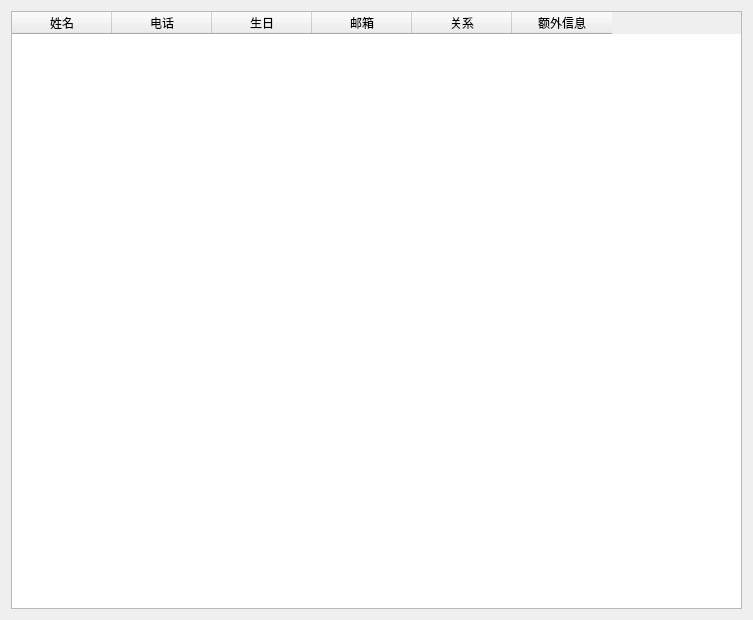
<?xml version="1.0" encoding="UTF-8"?>
<ui version="4.0">
 <class>ShowAllDialogClass</class>
 <widget class="QDialog" name="ShowAllDialogClass">
  <property name="geometry">
   <rect>
    <x>0</x>
    <y>0</y>
    <width>753</width>
    <height>620</height>
   </rect>
  </property>
  <property name="windowTitle">
   <string>ShowAllDialog</string>
  </property>
  <layout class="QGridLayout" name="gridLayout">
   <item row="0" column="0">
    <widget class="QTableWidget" name="tableWidget">
     <property name="columnCount">
      <number>6</number>
     </property>
     <attribute name="horizontalHeaderVisible">
      <bool>true</bool>
     </attribute>
     <column>
      <property name="text">
       <string>姓名</string>
      </property>
     </column>
     <column>
      <property name="text">
       <string>电话</string>
      </property>
     </column>
     <column>
      <property name="text">
       <string>生日</string>
      </property>
     </column>
     <column>
      <property name="text">
       <string>邮箱</string>
      </property>
     </column>
     <column>
      <property name="text">
       <string>关系</string>
      </property>
     </column>
     <column>
      <property name="text">
       <string>额外信息</string>
      </property>
     </column>
    </widget>
   </item>
  </layout>
 </widget>
 <layoutdefault spacing="6" margin="11"/>
 <resources/>
 <connections/>
</ui>
